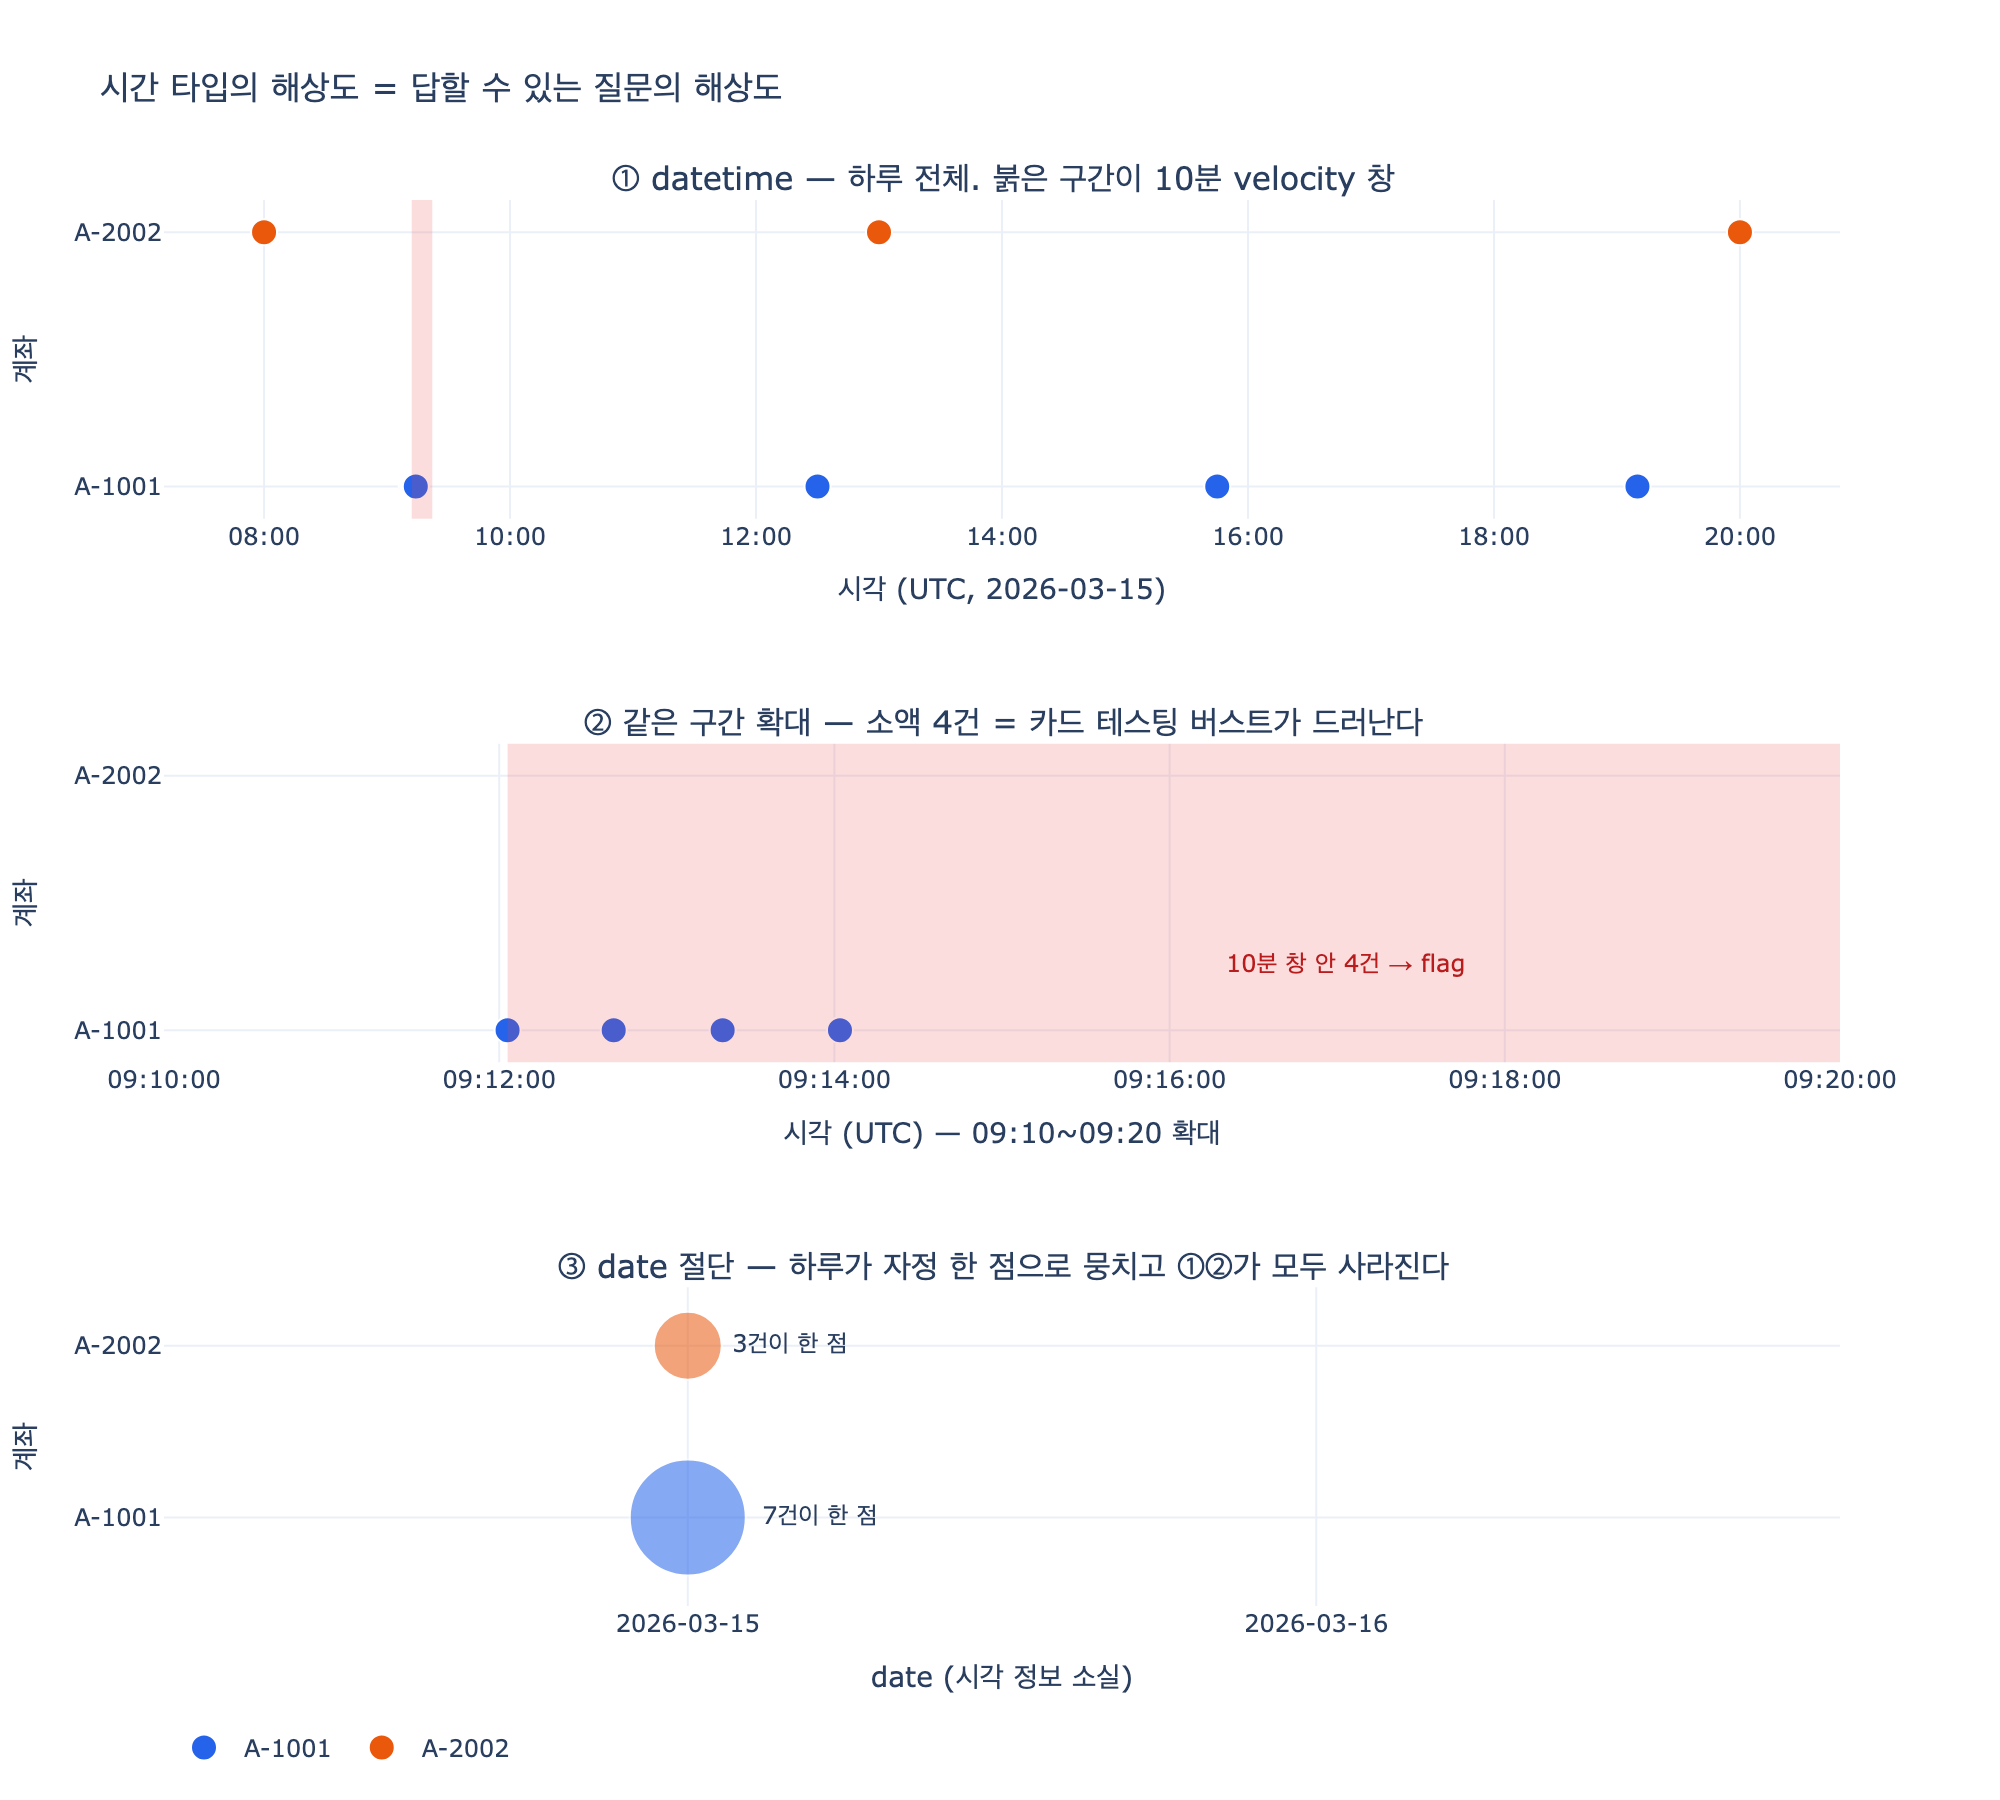

This chart was generated by the following Python code:
# %% [markdown]
# # `timestamp`은 왜 date가 아니라 datetime인가
#
# Transaction 프로퍼티 표에서 `timestamp`의 타입은 `datetime`이다.
# 이유는 한 줄로 요약된다: **시간 타입의 해상도가 곧 답할 수 있는 질문의 해상도다.**
#
# 이 노트북은 같은 거래 로그를 두 가지 해상도로 보면서, `date`로 절단(truncate)할 때
# 어떤 질문이 **답할 수 없게 되는지**를 직접 출력해 확인한다.
#
# | 셀 | 확인하는 것 |
# |---|---|
# | 1 | velocity 규칙(10분 내 3건 이상)이 date 절단 시 어떻게 망가지는가 |
# | 2 | 같은 날 거래 **순서**에 따라 잔액이 음수가 되는지가 갈린다 |
# | 3 | impossible travel: $v = d / \Delta t$ 로 필요 이동속도 계산 |
# | 4 | 타임존 변환으로 **날짜 경계**가 바뀌는 문제 |
# | 5 | plotly 시각화: datetime 타임라인 vs date 절단 시 한 점으로 뭉치는 모습 |

# %%
# 필요 패키지: plotly, kaleido  (pip install plotly kaleido)
# 표준 라이브러리만으로 계산하고, 마지막 시각화에서만 plotly를 사용한다.

from datetime import datetime, timedelta, timezone
from zoneinfo import ZoneInfo
import math


def _show(fig):
    try:
        from IPython import get_ipython
        if get_ipython() is not None:  # VSCode 셀/Jupyter에서만 렌더링
            fig.show()
    except ImportError:
        pass


def ts(s: str) -> datetime:
    """'2026-03-15 09:12:03' 형태를 UTC datetime으로."""
    return datetime.fromisoformat(s).replace(tzinfo=timezone.utc)


# 작은 거래 로그. (account, transactionId, timestamp, amount, merchant)
TX = [
    # A-1001: 09:12~09:14 에 소액 4건이 몰린 카드 테스팅(card testing) 패턴
    ("A-1001", "T-001", ts("2026-03-15 09:12:03"), 1.00, "OnlineShop-A"),
    ("A-1001", "T-002", ts("2026-03-15 09:12:41"), 1.00, "OnlineShop-B"),
    ("A-1001", "T-003", ts("2026-03-15 09:13:20"), 2.50, "OnlineShop-C"),
    ("A-1001", "T-004", ts("2026-03-15 09:14:02"), 1.00, "OnlineShop-D"),
    # A-1001: 같은 날이지만 하루에 넓게 퍼진 정상 결제 3건
    ("A-1001", "T-005", ts("2026-03-15 12:30:00"), 12800.0, "Cafe-Seoul"),
    ("A-1001", "T-006", ts("2026-03-15 15:45:00"), 43000.0, "Bookstore"),
    ("A-1001", "T-007", ts("2026-03-15 19:10:00"), 21500.0, "Grocery"),
    # A-2002: 하루에 3건이지만 전부 몇 시간씩 떨어진 완전한 정상 사용
    ("A-2002", "T-101", ts("2026-03-15 08:00:00"), 4500.0, "Subway"),
    ("A-2002", "T-102", ts("2026-03-15 13:00:00"), 9800.0, "Lunch"),
    ("A-2002", "T-103", ts("2026-03-15 20:00:00"), 33000.0, "Pharmacy"),
    # A-2002: 자정을 걸쳐 3분 안에 터진 버스트 (날짜 경계를 넘는다)
    ("A-2002", "T-104", ts("2026-03-16 23:58:10"), 1.00, "Gateway-X"),
    ("A-2002", "T-105", ts("2026-03-16 23:59:30"), 1.00, "Gateway-X"),
    ("A-2002", "T-106", ts("2026-03-17 00:01:05"), 1.00, "Gateway-X"),
]

print(f"거래 {len(TX)}건, 계좌 {len({t[0] for t in TX})}개")
print("첫 거래:", TX[0][2].isoformat())
# 출력: 거래 13건, 계좌 2개
# 출력: 첫 거래: 2026-03-15T09:12:03+00:00

# %% [markdown]
# ## 1. velocity 규칙 — date로 절단하면 규칙 자체를 표현할 수 없다
#
# **velocity check**는 사기 탐지의 기본 규칙이다: 같은 카드/계좌/기기/IP가
# **짧은 시간 창** 안에 몇 번 행동했는지를 센다. 여기서는
#
# $$\text{flag} \iff \exists\, t_i \;:\; \bigl|\{\, t_j \;:\; 0 \le t_j - t_i \le 10\text{min} \,\}\bigr| \ge 3$$
#
# 즉 **10분 창 안에 3건 이상**이면 flag. 이 규칙에는 $\Delta t$가 들어간다.
#
# `timestamp`가 `date`뿐이라면 $\Delta t$의 최소 단위가 **1일**이 되어 10분 창을
# 아예 쓸 수 없다. 할 수 있는 최선의 근사는 "**같은 날** 3건 이상"이다.
# 그 근사가 얼마나 다른 답을 주는지 보자.

# %%
def velocity_datetime(rows, window=timedelta(minutes=10), threshold=3):
    """datetime 해상도: 슬라이딩 시간 창 안의 건수를 센다."""
    flags = {}
    by_acct = {}
    for acct, tid, t, amt, m in rows:
        by_acct.setdefault(acct, []).append((t, tid))
    for acct, items in by_acct.items():
        items.sort()
        for i, (t0, _) in enumerate(items):
            burst = [tid for (t, tid) in items if timedelta(0) <= t - t0 <= window]
            if len(burst) >= threshold:
                flags.setdefault(acct, []).append((t0, burst))
    return flags


def velocity_date_only(rows, threshold=3):
    """date 해상도: 시각이 사라졌으므로 '같은 날 N건 이상'밖에 못 센다."""
    buckets = {}
    for acct, tid, t, amt, m in rows:
        buckets.setdefault((acct, t.date()), []).append(tid)
    return {k: v for k, v in buckets.items() if len(v) >= threshold}


dt_flags = velocity_datetime(TX)
print("[datetime] 10분 내 3건 이상 버스트:")
for acct, hits in sorted(dt_flags.items()):
    t0, burst = hits[0]  # 계좌별 첫 버스트만 요약
    print(f"  {acct}: {t0:%Y-%m-%d %H:%M:%S} 부터 {len(burst)}건 -> {burst}")

print("\n[date 절단] 같은 날 3건 이상:")
for (acct, d), tids in sorted(velocity_date_only(TX).items()):
    print(f"  {acct} {d}: {len(tids)}건 -> {tids}")
# 출력: [datetime] 10분 내 3건 이상 버스트:
# 출력:   A-1001: 2026-03-15 09:12:03 부터 4건 -> ['T-001', 'T-002', 'T-003', 'T-004']
# 출력:   A-2002: 2026-03-16 23:58:10 부터 3건 -> ['T-104', 'T-105', 'T-106']
# 출력:
# 출력: [date 절단] 같은 날 3건 이상:
# 출력:   A-1001 2026-03-15: 7건 -> ['T-001', 'T-002', 'T-003', 'T-004', 'T-005', 'T-006', 'T-007']
# 출력:   A-2002 2026-03-15: 3건 -> ['T-101', 'T-102', 'T-103']

# %%
# 두 결과의 차이를 명시적으로 대조한다.
dt_acct_dates = {(a, hits[0][0].date()) for a, hits in dt_flags.items()}
date_acct_dates = set(velocity_date_only(TX).keys())

print("date 절단이 놓친 진짜 버스트 (false negative):")
for k in sorted(dt_acct_dates - date_acct_dates):
    print(f"  {k[0]} {k[1]}  <- 23:58~00:01, 자정을 걸쳐 두 날짜로 쪼개짐")

print("\ndate 절단이 잘못 잡은 정상 사용 (false positive):")
for k in sorted(date_acct_dates - dt_acct_dates):
    print(f"  {k[0]} {k[1]}  <- 하루에 흩어진 3건, 실제로는 몇 시간씩 떨어져 있음")

print("\nA-1001 2026-03-15는 양쪽 모두 flag이지만 의미가 다르다:")
print("  datetime: 09:12:03~09:14:02 의 소액 4건 = 카드 테스팅 구간을 특정")
print("  date    : 그날 7건 전부 = 정상 결제 3건까지 같이 물들여 조사 범위가 뭉개짐")
# 출력: date 절단이 놓친 진짜 버스트 (false negative):
# 출력:   A-2002 2026-03-16  <- 23:58~00:01, 자정을 걸쳐 두 날짜로 쪼개짐
# 출력:
# 출력: date 절단이 잘못 잡은 정상 사용 (false positive):
# 출력:   A-2002 2026-03-15  <- 하루에 흩어진 3건, 실제로는 몇 시간씩 떨어져 있음
# 출력:
# 출력: A-1001 2026-03-15는 양쪽 모두 flag이지만 의미가 다르다:
# 출력:   datetime: 09:12:03~09:14:02 의 소액 4건 = 카드 테스팅 구간을 특정
# 출력:   date    : 그날 7건 전부 = 정상 결제 3건까지 같이 물들여 조사 범위가 뭉개짐

# %% [markdown]
# ## 2. 거래 순서 — 같은 날 잔액이 음수가 되는지는 순서에 달렸다
#
# `date`만 있으면 같은 날 거래들 사이에 **전순서(total order)가 없다**.
# 그런데 잔액은 누적합이므로 순서에 의존한다:
#
# $$B_k = B_0 + \sum_{i=1}^{k} a_i, \qquad \text{overdraft} \iff \min_k B_k < 0$$
#
# 합계 $\sum a_i$는 순서와 무관하지만, **최솟값** $\min_k B_k$는 순서에 따라 바뀐다.
# 그래서 "이 계좌가 잔액 부족이었나?", "수수료를 부과해야 하나?"는
# `date` 해상도로는 답이 정해지지 않는다.

# %%
OPENING = 100_000.0  # 3/15 시작 잔액 (원)

same_day = [
    ("T-201", ts("2026-03-15 09:05:00"), -400_000.0, "Rent"),      # 출금
    ("T-202", ts("2026-03-15 14:00:00"), +500_000.0, "Payroll"),   # 입금
]


def run_balance(seq, opening=OPENING):
    bal, trail = opening, []
    for tid, t, amt, m in seq:
        bal += amt
        trail.append((tid, m, amt, bal))
    return trail


for label, seq in [
    ("실제 시각 순서 (09:05 출금 -> 14:00 입금)", sorted(same_day, key=lambda r: r[1])),
    ("date만 보고 임의 순서 (입금 -> 출금)", sorted(same_day, key=lambda r: r[2], reverse=True)),
]:
    trail = run_balance(seq)
    lo = min(b for *_, b in trail)
    print(f"{label}")
    for tid, m, amt, bal in trail:
        print(f"   {tid} {m:<8} {amt:>+12,.0f} -> 잔액 {bal:>+12,.0f}")
    print(f"   최저 잔액 {lo:>+12,.0f} / 최종 잔액 {trail[-1][3]:>+12,.0f}"
          f" / 잔액부족? {'YES (수수료 발생)' if lo < 0 else 'NO'}\n")

print("최종 잔액은 두 순서 모두 같지만(합은 순서 무관), 잔액부족 판정은 정반대다.")
# 출력: 실제 시각 순서 (09:05 출금 -> 14:00 입금)
# 출력:    T-201 Rent          -400,000 -> 잔액     -300,000
# 출력:    T-202 Payroll       +500,000 -> 잔액     +200,000
# 출력:    최저 잔액     -300,000 / 최종 잔액     +200,000 / 잔액부족? YES (수수료 발생)
# 출력:
# 출력: date만 보고 임의 순서 (입금 -> 출금)
# 출력:    T-202 Payroll       +500,000 -> 잔액     +600,000
# 출력:    T-201 Rent          -400,000 -> 잔액     +200,000
# 출력:    최저 잔액     +200,000 / 최종 잔액     +200,000 / 잔액부족? NO
# 출력:
# 출력: 최종 잔액은 두 순서 모두 같지만(합은 순서 무관), 잔액부족 판정은 정반대다.

# %% [markdown]
# ## 3. impossible travel — $v = d / \Delta t$
#
# 같은 카드가 서로 다른 도시에서 결제됐을 때, 두 결제 사이에 필요한 이동 속도는
#
# $$v = \frac{d}{\Delta t}$$
#
# 이고 $d$는 대권거리(haversine):
#
# $$d = 2R \arcsin\sqrt{\sin^2\frac{\Delta\varphi}{2} + \cos\varphi_1\cos\varphi_2\sin^2\frac{\Delta\lambda}{2}}$$
#
# $v$가 여객기 속도(약 900 km/h)를 넘으면 **물리적으로 불가능** → 카드 복제 의심.
# 핵심은 분모가 $\Delta t$라는 것. `date`만 있으면 $\Delta t = 0$이거나 1일 단위여서
# $v$를 계산할 수 없다($\Delta t = 0$이면 정의되지 않고, 1일로 뭉개면 항상 "가능"해진다).

# %%
CITY = {  # (lat, lon)
    "Seoul":  (37.5665, 126.9780),
    "Busan":  (35.1796, 129.0756),
    "Incheon": (37.4563, 126.7052),
}
PLANE_KMH = 900.0


def haversine_km(a, b, R=6371.0):
    (la1, lo1), (la2, lo2) = a, b
    p1, p2 = math.radians(la1), math.radians(la2)
    dp, dl = p2 - p1, math.radians(lo2 - lo1)
    h = math.sin(dp / 2) ** 2 + math.cos(p1) * math.cos(p2) * math.sin(dl / 2) ** 2
    return 2 * R * math.asin(math.sqrt(h))


PAIRS = [
    ("Seoul", ts("2026-03-15 14:30:00"), "Busan", ts("2026-03-15 14:35:00")),
    ("Seoul", ts("2026-03-15 14:30:00"), "Incheon", ts("2026-03-15 15:30:00")),
]

for c1, t1, c2, t2 in PAIRS:
    d = haversine_km(CITY[c1], CITY[c2])
    dt_h = (t2 - t1).total_seconds() / 3600
    v = d / dt_h
    verdict = "IMPOSSIBLE TRAVEL" if v > PLANE_KMH else "가능"
    print(f"{c1} {t1:%H:%M} -> {c2} {t2:%H:%M}: d={d:6.1f} km, "
          f"dt={dt_h*60:5.1f} min, v={v:8.1f} km/h  => {verdict}")

# date 해상도에서는 같은 날 두 결제의 dt가 0이 되어 판정이 불가능하다.
d = haversine_km(CITY["Seoul"], CITY["Busan"])
print(f"\n[date 절단] Seoul/Busan 둘 다 2026-03-15 -> dt = 0 -> v = {d}/0 : 계산 불가")
print(f"[date 절단] 1일로 뭉개면 v = {d/24:.1f} km/h -> '가능'으로 오판")
# 출력: Seoul 14:30 -> Busan 14:35: d= 325.1 km, dt=  5.0 min, v=  3901.3 km/h  => IMPOSSIBLE TRAVEL
# 출력: Seoul 14:30 -> Incheon 15:30: d=  27.0 km, dt= 60.0 min, v=    27.0 km/h  => 가능
# 출력:
# 출력: [date 절단] Seoul/Busan 둘 다 2026-03-15 -> dt = 0 -> v = 325.11125884976224/0 : 계산 불가
# 출력: [date 절단] 1일로 뭉개면 v = 13.5 km/h -> '가능'으로 오판

# %% [markdown]
# ## 4. 타임존 — "며칠 거래인가"조차 해석에 달려 있다
#
# `datetime`은 반드시 **UTC로 저장하고 표시할 때 로컬로 변환**하는 것이 원칙이다.
# `date`로 저장하면 이 변환 정보가 이미 파괴되어 있어, 어느 타임존 기준의
# 날짜인지 되돌릴 수 없다. 아래처럼 **같은 순간이 타임존마다 다른 날짜**가 된다.

# %%
moment = datetime(2026, 3, 15, 23, 30, 0, tzinfo=timezone.utc)
print(f"UTC 저장값: {moment.isoformat()}\n")
for zone in ["UTC", "Asia/Seoul", "America/New_York", "Pacific/Kiritimati"]:
    local = moment.astimezone(ZoneInfo(zone))
    print(f"  {zone:<20} {local:%Y-%m-%d %H:%M %Z}  -> date = {local.date()}")

seoul_date = moment.astimezone(ZoneInfo("Asia/Seoul")).date()
ny_date = moment.astimezone(ZoneInfo("America/New_York")).date()
print(f"\n같은 한 순간인데 서울 기준 {seoul_date}, 뉴욕 기준 {ny_date} — 하루가 다르다.")
print("월말/분기말이면 이 하루 차이가 회계 기간을 바꾼다. date만 남기면 복구 불가.")
# 출력: UTC 저장값: 2026-03-15T23:30:00+00:00
# 출력:
# 출력:   UTC                  2026-03-15 23:30 UTC  -> date = 2026-03-15
# 출력:   Asia/Seoul           2026-03-16 08:30 KST  -> date = 2026-03-16
# 출력:   America/New_York     2026-03-15 19:30 EDT  -> date = 2026-03-15
# 출력:   Pacific/Kiritimati   2026-03-16 13:30 +14  -> date = 2026-03-16
# 출력:
# 출력: 같은 한 순간인데 서울 기준 2026-03-16, 뉴욕 기준 2026-03-15 — 하루가 다르다.
# 출력: 월말/분기말이면 이 하루 차이가 회계 기간을 바꾼다. date만 남기면 복구 불가.

# %% [markdown]
# ## 5. 승인 시각 ≠ 정산 시각 — 그래서 시각 프로퍼티는 여러 개일 수 있다
#
# 카드 결제는 **승인(authorization)** 시점과 **정산(settlement/posting)** 시점이 다르다.
# 사기 탐지는 승인 시각을, 회계와 잔액 확정은 정산 시각을 쓴다.
# 즉 `timestamp` 하나로 끝나지 않고 `authorizedAt`, `settledAt` 처럼 분리될 수 있다.

# %%
CARD = [
    ("T-301", ts("2026-03-15 23:47:00"), ts("2026-03-17 04:00:00"), 89_000.0),
    ("T-302", ts("2026-03-16 10:02:00"), ts("2026-03-17 04:00:00"), 15_400.0),
]
for tid, auth, settled, amt in CARD:
    lag = settled - auth
    print(f"{tid} 승인 {auth:%m-%d %H:%M} / 정산 {settled:%m-%d %H:%M} "
          f"(lag {lag.total_seconds()/3600:.1f}h) {amt:,.0f}원")

print("\n승인 기준 3/15 매출:", sum(a for _, au, _, a in CARD if au.date().day == 15))
print("정산 기준 3/15 매출:", sum(a for _, _, s, a in CARD if s.date().day == 15))
print("-> 어느 시각을 쓰느냐로 일별 매출이 달라진다. 시각 프로퍼티를 하나로 합치면 안 되는 이유.")
# 출력: T-301 승인 03-15 23:47 / 정산 03-17 04:00 (lag 28.2h) 89,000원
# 출력: T-302 승인 03-16 10:02 / 정산 03-17 04:00 (lag 18.0h) 15,400원
# 출력:
# 출력: 승인 기준 3/15 매출: 89000.0
# 출력: 정산 기준 3/15 매출: 0
# 출력: -> 어느 시각을 쓰느냐로 일별 매출이 달라진다. 시각 프로퍼티를 하나로 합치면 안 되는 이유.

# %% [markdown]
# ## 6. 시각화 — datetime 타임라인 vs date 절단
#
# 세 단으로 같은 데이터를 서로 다른 해상도로 본다.
#
# 1. **하루 전체 타임라인** — velocity 창(10분)을 붉게 강조. A-1001의 오전 점 하나가 실은 뭉친 것이다.
# 2. **09:10~09:20 확대** — 그 점이 소액 4건(카드 테스팅)이었음이 드러난다. 해상도를 올리자 사건이 나타났다.
# 3. **date 절단** — 하루 전체가 자정 한 점으로 뭉친다(원 크기 = 뭉친 건수). 1도 2도 복구할 수 없다.

# %%
import plotly.graph_objects as go
from plotly.subplots import make_subplots

DAY = TX[:10]  # 2026-03-15 하루치
ACCTS = ["A-1001", "A-2002"]
COLORS = {"A-1001": "#2563eb", "A-2002": "#ea580c"}
HOVER = ("%{customdata[0]}<br>%{x|%H:%M:%S}<br>"
         "%{customdata[1]:,.0f}원 @ %{customdata[2]}<extra></extra>")

fig = make_subplots(
    rows=3, cols=1, vertical_spacing=0.16,
    subplot_titles=(
        "① datetime — 하루 전체. 붉은 구간이 10분 velocity 창",
        "② 같은 구간 확대 — 소액 4건 = 카드 테스팅 버스트가 드러난다",
        "③ date 절단 — 하루가 자정 한 점으로 뭉치고 ①②가 모두 사라진다",
    ),
)

w0 = ts("2026-03-15 09:12:03")

# (①,②) 실제 시각 타임라인 — 같은 데이터를 축 범위만 바꿔 두 번 그린다
for row in (1, 2):
    for acct in ACCTS:
        rows = [r for r in DAY if r[0] == acct]
        fig.add_trace(go.Scatter(
            x=[r[2] for r in rows], y=[acct] * len(rows),
            mode="markers", name=acct, legendgroup=acct, showlegend=(row == 1),
            marker=dict(size=13, color=COLORS[acct], line=dict(width=1, color="white")),
            customdata=[(r[1], r[3], r[4]) for r in rows],
            hovertemplate=HOVER,
        ), row=row, col=1)
    fig.add_vrect(x0=w0, x1=w0 + timedelta(minutes=10),
                  fillcolor="#ef4444", opacity=0.18, line_width=0, row=row, col=1)

fig.add_annotation(x=w0 + timedelta(minutes=5), y="A-1001", yshift=34,
                   text="10분 창 안 4건 → flag", showarrow=False,
                   font=dict(color="#b91c1c", size=12), row=2, col=1)

# (③) date로 절단 — 모두 자정으로 collapse
day0 = datetime(2026, 3, 15, tzinfo=timezone.utc)
for acct in ACCTS:
    n = len([r for r in DAY if r[0] == acct])
    fig.add_trace(go.Scatter(
        x=[day0], y=[acct], mode="markers+text",
        marker=dict(size=16 + 6 * n, color=COLORS[acct], opacity=0.55,
                    line=dict(width=1, color="white")),
        text=[f"{n}건이 한 점"], textposition="middle right",
        showlegend=False, legendgroup=acct,
        hovertemplate=f"{acct}<br>2026-03-15<br>{n}건이 구분 불가<extra></extra>",
    ), row=3, col=1)

fig.update_xaxes(title_text="시각 (UTC, 2026-03-15)", tickformat="%H:%M",
                 dtick=2 * 3600_000, row=1, col=1)
fig.update_xaxes(title_text="시각 (UTC) — 09:10~09:20 확대", tickformat="%H:%M:%S",
                 dtick=120_000,
                 range=[ts("2026-03-15 09:10:00"), ts("2026-03-15 09:20:00")],
                 row=2, col=1)
fig.update_xaxes(title_text="date (시각 정보 소실)", tickformat="%Y-%m-%d",
                 dtick=86_400_000,
                 range=[datetime(2026, 3, 14, 4, tzinfo=timezone.utc),
                        datetime(2026, 3, 16, 20, tzinfo=timezone.utc)], row=3, col=1)
for row in (1, 2, 3):
    fig.update_yaxes(title_text="계좌", row=row, col=1)
fig.update_layout(
    title="시간 타입의 해상도 = 답할 수 있는 질문의 해상도",
    template="plotly_white", height=900, width=1000,
    legend=dict(orientation="h", y=-0.08),
)

_show(fig)
fig.write_image("expy.png", scale=2)
print("expy.png 저장 완료")
# 출력: expy.png 저장 완료

# %% [markdown]
# ## 정리 — 필요한 해상도만 쓴다
#
# | 프로퍼티 | 타입 | 왜 |
# |---|---|---|
# | `Transaction.timestamp` | **datetime** | velocity·impossible travel·거래 순서·감사 추적이 모두 $\Delta t$를 요구 |
# | `Account.openDate` | **date** | 계좌 개설은 "며칠에 열렸나"로 충분. 09:12에 열렸다는 사실로 답할 질문이 없다 |
#
# `datetime`이 항상 옳은 게 아니라, **그 프로퍼티로 답할 질문이 요구하는 해상도**를
# 고르는 것이다. 필요 이상의 해상도는 저장·인덱스·타임존 처리 비용과
# 개인정보(행동 시각) 노출을 늘린다.
